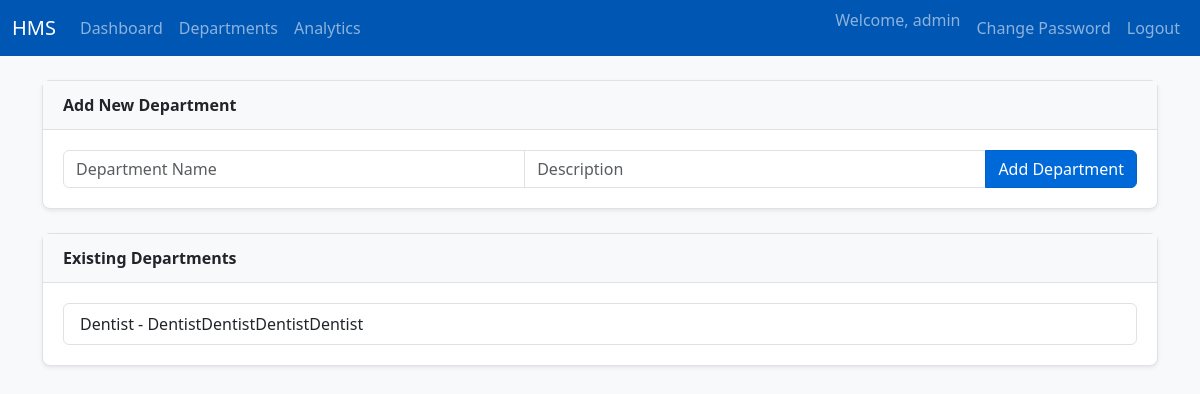
The page /admin/departments (signed in) on the database its author committed.
### models/models.py (models this page shows)
class User(db.Model, UserMixin):
    id = db.Column(db.Integer, primary_key=True)
    username = db.Column(db.String(150), unique=True, nullable=False)
    password = db.Column(db.String(150), nullable=False)
    role = db.Column(db.String(50), nullable=False)
    is_blacklisted = db.Column(db.Boolean, default=False, nullable=False)

class Department(db.Model):
    id = db.Column(db.Integer, primary_key=True)
    name = db.Column(db.String(100), unique=True, nullable=False)
    description = db.Column(db.Text, nullable=True)

### controllers/admin_controller.py (the view, shortened to what this page needs)
@admin_bp.route('/departments', methods=['GET', 'POST'])
def manage_departments():
    departments = Department.query.all()
    return render_template('admin_departments.html', departments=departments)

### controllers/admin_controller.py (called while the page is built)
@admin_bp.before_request
@login_required
def check_is_admin():
    if current_user.role != 'admin': return "Unauthorized", 403

### templates/admin_departments.html (shortened to what this page needs)
{% extends "base.html" %}
{% block content %}
<div class="dashboard-card">
    <div class="card-header">Add New Department</div>
    <div class="card-body">
        <form method="POST">
            <div class="input-group">
                <input type="text" name="name" class="form-control" placeholder="Department Name" required>
                <input type="text" name="description" class="form-control" placeholder="Description">
                <button type="submit" class="btn btn-primary">Add Department</button>
            </div>
        </form>
    </div>
</div>
<div class="dashboard-card">
    <div class="card-header">Existing Departments</div>
    <div class="card-body">
        <ul class="list-group">
            {% for dept in departments %}
            <li class="list-group-item">{{ dept.name }} - {{ dept.description or 'No description' }}</li>
            {% endfor %}
        </ul>
    </div>
</div>
{% endblock %}

### templates/base.html (shortened to what this page needs)
<!DOCTYPE html>
<html lang="en">
<head>
    <link href="https://cdn.jsdelivr.net/npm/bootstrap@5.3.0/dist/css/bootstrap.min.css" rel="stylesheet">
    <link rel="stylesheet" href="{{ url_for('static', filename='css/style.css') }}">
</head>
<body>
    <nav class="navbar navbar-expand-lg navbar-dark bg-primary">
        <div class="container-fluid">
            <a class="navbar-brand" href="{{ url_for('auth.home') }}">HMS</a>
            <div class="collapse navbar-collapse" id="navbarNav">
                <ul class="navbar-nav me-auto mb-2 mb-lg-0">
                    {% if current_user.is_authenticated %}
                        {% if current_user.role == 'admin' %}
                            <li class="nav-item"><a class="nav-link" href="{{ url_for('admin.dashboard') }}">Dashboard</a></li>
                            <li class="nav-item"><a class="nav-link" href="{{ url_for('admin.manage_departments') }}">Departments</a></li>
                            <li class="nav-item"><a class="nav-link" href="{{ url_for('admin.analytics') }}">Analytics</a></li>
                        {% elif current_user.role == 'doctor' %}
                            <li class="nav-item"><a class="nav-link" href="{{ url_for('doctor.dashboard') }}">Dashboard</a></li>
                            <li class="nav-item"><a class="nav-link" href="{{ url_for('doctor.availability') }}">My Availability</a></li>
                        {% endif %}
                    {% endif %}
                </ul>
                <ul class="navbar-nav ms-auto">
                    {% if current_user.is_authenticated %}
                        <li class="nav-item"><span class="navbar-text me-2">Welcome, {{ current_user.username }}</span></li>
                        <li class="nav-item"><a class="nav-link" href="{{ url_for('auth.change_password') }}">Change Password</a></li>
                        <li class="nav-item"><a class="nav-link" href="{{ url_for('auth.logout') }}">Logout</a></li>
                    {% else %}
                        <li class="nav-item"><a class="nav-link" href="{{ url_for('auth.login') }}">Login</a></li>
                        <li class="nav-item"><a class="nav-link" href="{{ url_for('auth.signup') }}">Register</a></li>
                    {% endif %}
                </ul>
            </div>
        </div>
    </nav>
    <div class="container mt-4">
        {% block content %}{% endblock %}
    </div>
</body>
</html>

### static/css/style.css (style rules this page uses)
body { background-color: #f8f9fa; }
.navbar-dark.bg-primary { background-color: #0056b3 !important; }
.card-header { background-color: #e9ecef; font-weight: bold; }
.btn-primary { background-color: #0069d9; border-color: #0062cc; }
.dashboard-card { border: 1px solid #dee2e6; border-radius: 0.5rem; background-color: #fff; margin-bottom: 1.5rem; box-shadow: 0 0.125rem 0.25rem rgba(0, 0, 0, 0.075); }
.dashboard-card .card-header { font-weight: bold; background-color: #f8f9fa; border-bottom: 1px solid #dee2e6; padding: 0.75rem 1.25rem; }
.dashboard-card .card-body { padding: 1.25rem; }

### rows shown on the page
User: username "admin"
Department: name "Dentist", description "DentistDentistDentistDentist"
